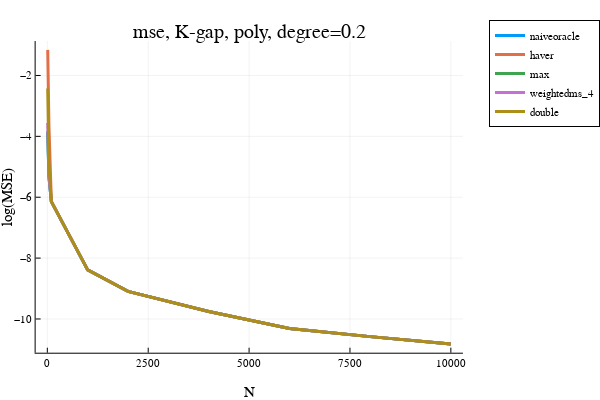

This figure's notebook cell:
### Markdown cell above
### K-gap polynomial low degree $\alpha < 1$

### Code cell
"""
trying to run bandits and see the performance of the estimator.

"""

using Infiltrator
using ProgressMeter
using Plots
plotly()

include("./KjBandits.jl")
include("./KjFunctions.jl")


opt = (
    σ² = (1.0/2)^2, 
    dataseed = 313, #123
    algoseed = 789,
    n_trials = 200, #50, #1000, #200
    N_ary = [10, 20, 40, 100, 1000, 2000, 4000, 6000, 8000, 10000], 
    algo_name = "uniform", # "ucb", # "ucb", "sr", "uniform"
    problem_name = "K_gap_poly", #"equal", "allbest", #"linear_K20" #"linear", "linear_K2_custom", "linear_K2"
    K = 64,
    num_optimals = nothing,
    degree = 0.2,
    Delta = nothing,
    gap_splits = nothing,
)
#estimator_names = ["haver", "naiveoracle", "avg", "max", "weighted_100", "weightedms_4", ]
estimator_names = ["naiveoracle", "haver", "avg", "max", "weightedms_4", "double"]
@show estimator_names
@show opt

hatvalues = zeros(opt.n_trials, length(opt.N_ary), length(estimator_names))
global estimators
global i_t_ary
rng_data = MersenneTwister(opt.dataseed)
rng_algo = MersenneTwister(opt.algoseed) 
rng_algo2 = MersenneTwister(opt.algoseed*31 + 1)
algo = []
problem = []
@showprogress for i_try = 1:opt.n_trials
#    global algo, problem
    myseed = rand(rng_data, UInt32)

    for i_N in eachindex(opt.N_ary)
        global problem, algo
        N = opt.N_ary[i_N]

        problem = problem_factory(
            opt.problem_name, opt.σ²,  myseed, 
            K=opt.K, num_optimals=opt.num_optimals, 
            degree=opt.degree, Delta=opt.Delta, gap_splits=opt.gap_splits)

        algo = algo_factory(opt.algo_name, problem, rand(rng_algo, UInt32))

        myseed2 = rand(rng_algo2, UInt32)
        estimators = [ estimator_factory(name, opt.σ², problem.μ, myseed2) for name in estimator_names]
    
        data = zeros(opt.K, N)
        for i in 1:opt.K
            algo.n_pulls[i] = N
            rewards = problem.μ[i] .+ sqrt(problem.σ²)*randn(problem.rngs[i], N) 
            algo.sum_rewards[i] = sum(rewards) 
            data[i,:] .= rewards
        end 
        
        for i_est in 1:length(estimators)-1
            hatvalues[i_try, i_N, i_est] = estimate_value(estimators[i_est], algo)
        end
        hatvalues[i_try, i_N, end] = estimate_value(estimators[end], data)
        
        @assert maximum(problem.μ) == 0.0
    end
    #- compute the bias and the MSE
end
bias = meansqueeze(hatvalues, 1) # n_alphas x n_estimators
mse = meansqueeze(hatvalues .^ 2, 1)
mae = meansqueeze(abs.(hatvalues), 1)

x = opt.N_ary
i = 1; plot(x, log.(mse[:,i]), label=estimator_names[i], linewidth=3)
i = 2; plot!(x, log.(mse[:,i]), label=estimator_names[i], linewidth=3)
# i = 3; plot!(x, log.(mse[:,i]), label=estimator_names[i], linewidth=3) 
i = 4; plot!(x, log.(mse[:,i]), label=estimator_names[i], linewidth=3)
i = 5; plot!(x, log.(mse[:,i]), label=estimator_names[i], linewidth=3)
i = 6; plot!(x, log.(mse[:,i]), label=estimator_names[i], linewidth=3)
plot!(xlabel="N", ylabel="log(MSE)", legend=:outertopright)  
title!("mse, K-gap, poly, degree=0.2")

### Figure 1 — Plotly figure (JSON) as saved in the notebook; plotly's stock layout.template omitted (floating-point values rounded to 4 significant figures)
{"data": [{"colorbar": {"title": {"text": ""}}, "legendgroup": "naiveoracle", "line": {"color": "rgba(0, 154, 250, 1.000)", "dash": "solid", "shape": "linear", "width": 3}, "mode": "lines", "name": "naiveoracle", "showlegend": true, "type": "scatter", "x": [10, 20, 40, 100, 1000, 2000, 4000, 6000, 8000, 10000], "xaxis": "x", "y": [-3.827, -4.646, -5.324, -6.143, -8.386, -9.096, -9.755, -10.31, -10.58, -10.82], "yaxis": "y", "zmax": null, "zmin": null}, {"colorbar": {"title": {"text": ""}}, "legendgroup": "haver", "line": {"color": "rgba(227, 111, 71, 1.000)", "dash": "solid", "shape": "linear", "width": 3}, "mode": "lines", "name": "haver", "showlegend": true, "type": "scatter", "x": [10, 20, 40, 100, 1000, 2000, 4000, 6000, 8000, 10000], "xaxis": "x", "y": [-1.158, -2.125, -3.66, -6.143, -8.386, -9.096, -9.755, -10.31, -10.58, -10.82], "yaxis": "y", "zmax": null, "zmin": null}, {"colorbar": {"title": {"text": ""}}, "legendgroup": "max", "line": {"color": "rgba(62, 164, 78, 1.000)", "dash": "solid", "shape": "linear", "width": 3}, "mode": "lines", "name": "max", "showlegend": true, "type": "scatter", "x": [10, 20, 40, 100, 1000, 2000, 4000, 6000, 8000, 10000], "xaxis": "x", "y": [-3.881, -4.653, -5.324, -6.143, -8.386, -9.096, -9.755, -10.31, -10.58, -10.82], "yaxis": "y", "zmax": null, "zmin": null}, {"colorbar": {"title": {"text": ""}}, "legendgroup": "weightedms_4", "line": {"color": "rgba(195, 113, 210, 1.000)", "dash": "solid", "shape": "linear", "width": 3}, "mode": "lines", "name": "weightedms_4", "showlegend": true, "type": "scatter", "x": [10, 20, 40, 100, 1000, 2000, 4000, 6000, 8000, 10000], "xaxis": "x", "y": [-3.558, -4.553, -5.319, -6.143, -8.386, -9.096, -9.755, -10.31, -10.58, -10.82], "yaxis": "y", "zmax": null, "zmin": null}, {"colorbar": {"title": {"text": ""}}, "legendgroup": "double", "line": {"color": "rgba(172, 142, 24, 1.000)", "dash": "solid", "shape": "linear", "width": 3}, "mode": "lines", "name": "double", "showlegend": true, "type": "scatter", "x": [10, 20, 40, 100, 1000, 2000, 4000, 6000, 8000, 10000], "xaxis": "x", "y": [-2.427, -4.065, -4.903, -6.143, -8.386, -9.096, -9.755, -10.31, -10.58, -10.82], "yaxis": "y", "zmax": null, "zmin": null}], "layout": {"annotations": [{"font": {"color": "rgba(0, 0, 0, 1)", "family": "sans-serif", "size": 20}, "rotation": 0, "showarrow": false, "text": "mse, K-gap, poly, degree=0.2", "x": 0.535, "xanchor": "center", "xref": "paper", "y": 1, "yanchor": "top", "yref": "paper"}], "height": 400, "legend": {"bgcolor": "rgba(255, 255, 255, 1.000)", "bordercolor": "rgba(0, 0, 0, 1)", "borderwidth": 1, "font": {"color": "rgba(0, 0, 0, 1)", "family": "sans-serif", "size": 11}, "title": {"font": {"color": "rgba(0, 0, 0, 1)", "family": "sans-serif", "size": 15}, "text": ""}, "tracegroupgap": 0, "traceorder": "normal", "x": 1.05, "xanchor": "upper", "y": 1, "yanchor": "right"}, "margin": {"b": 20, "l": 0, "r": 0, "t": 20}, "paper_bgcolor": "rgba(255, 255, 255, 1.000)", "plot_bgcolor": "rgba(255, 255, 255, 1.000)", "showlegend": true, "width": 600, "xaxis": {"anchor": "y", "domain": [0.07647, 0.9934], "gridcolor": "rgba(0, 0, 0, 0.1)", "gridwidth": 0.5, "linecolor": "rgba(0, 0, 0, 1)", "mirror": false, "range": [-289.7, 10300.0], "showgrid": true, "showline": true, "showticklabels": true, "tickangle": 0, "tickcolor": "rgb(0, 0, 0)", "tickfont": {"color": "rgba(0, 0, 0, 1)", "family": "sans-serif", "size": 11}, "tickmode": "array", "ticks": "inside", "ticktext": ["0", "2500", "5000", "7500", "10000"], "tickvals": [0, 2500, 5000, 7500, 10000], "title": {"font": {"color": "rgba(0, 0, 0, 1)", "family": "sans-serif", "size": 15}, "text": "N"}, "type": "linear", "visible": true, "zeroline": false, "zerolinecolor": "rgba(0, 0, 0, 1)"}, "yaxis": {"anchor": "x", "domain": [0.07581, 0.9415], "gridcolor": "rgba(0, 0, 0, 0.1)", "gridwidth": 0.5, "linecolor": "rgba(0, 0, 0, 1)", "mirror": false, "range": [-11.11, -0.8685], "showgrid": true, "showline": true, "showticklabels": true, "tickangle": 0, "tickcolor": "rgb(0, 0, 0)", "tickfont": {"color": "rgba(0, 0, 0, 1)", "family": "sans-serif", "size": 11}, "tickmode": "array", "ticks": "inside", "ticktext": ["−10", "−8", "−6", "−4", "−2"], "tickvals": [-10, -8, -6, -4, -2], "title": {"font": {"color": "rgba(0, 0, 0, 1)", "family": "sans-serif", "size": 15}, "text": "log(MSE)"}, "type": "linear", "visible": true, "zeroline": false, "zerolinecolor": "rgba(0, 0, 0, 1)"}}}
